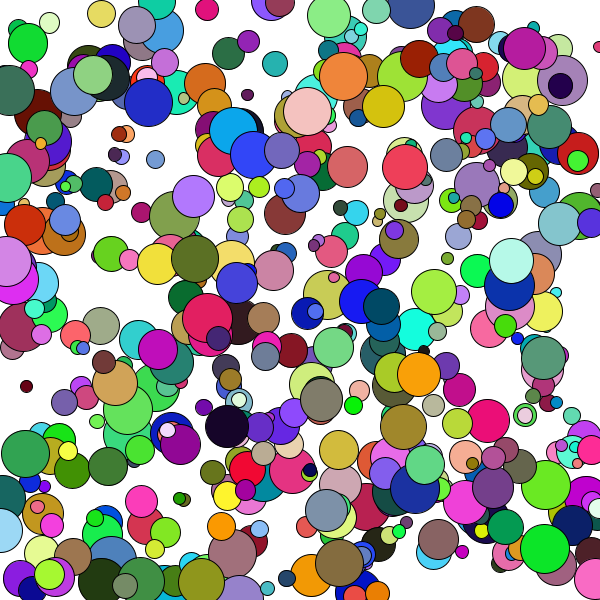
Frame 1 (no input)
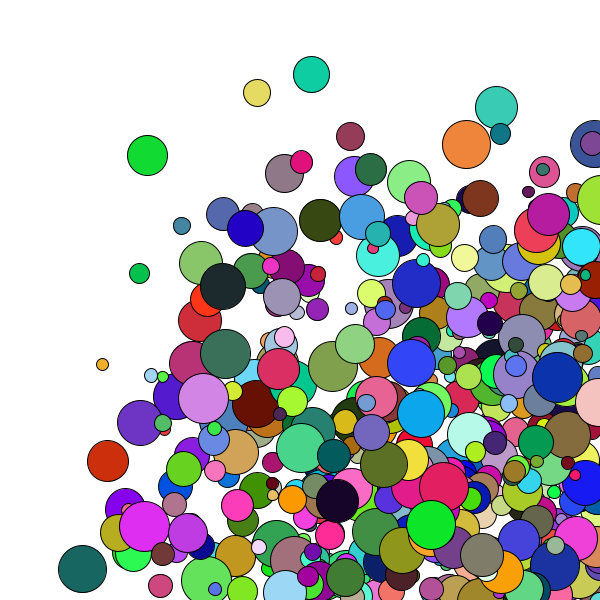
Frame 60 (the mouse pressed at the canvas centre just before this capture)
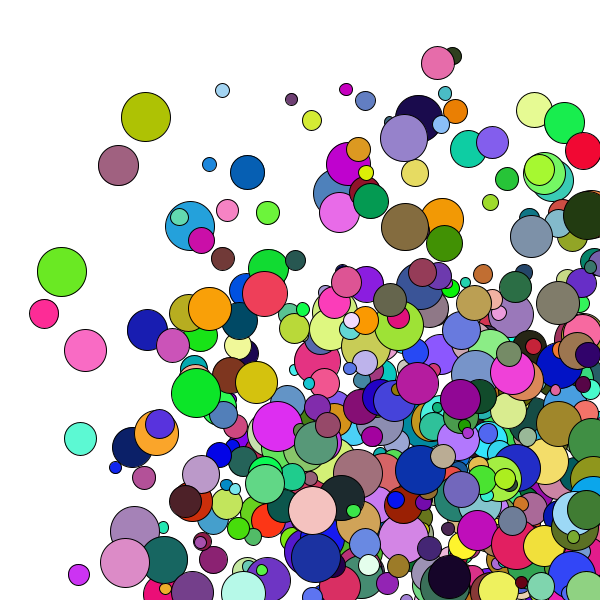
Frame 120 (the mouse held since frame 60 and released just before this capture)

The Processing sketch that drew these frames (run headless with seeded random() and noise(); from frame 60 on, the mouse is pressed at the canvas centre):

// Processing sketch: guardarImagenConClick
// ── guardarImagenConClick.pde
//Arreglos -> Espacio de memoria que nos permite almacenar varios objetos del mismo tipo
float posX = 10;
float posY = 50;
int cantidad = 500;
float[] posicionesX = new float[cantidad];
float[] dirX = new float[cantidad];
float[] dirY = new float[cantidad];
float[] posicionesY = new float[cantidad];
float[] tams = new float[cantidad];
color relleno = color(20, 100, 90);
color[] colores = new color[cantidad];
float direccion = 2;
void setup() {
  size(600, 600);
  for (int i =0; i< cantidad; i++) {
    posicionesY[i] = random(0, height);
    posicionesX[i] = random(0, width);
    tams[i] = random(10, 50);
    colores[i] = color(random(0, 255), random(0, 255), random(0, 255));
    dirX[i] = random(1, 5);
    dirY[i] = random(1, 5);
  }
  //Método random()
  //Nos devuelve un número aleatorio
  float valor = random(1, 10);
  //println(valor);
}

void draw() {

  background(255);

  for (int i=0; i< cantidad; i++) {
    fill(colores[i]);
    ellipse(posicionesX[i], posicionesY[i], tams[i], tams[i]);
    posicionesX[i] += dirX[i];
    posicionesY[i] += dirY[i];
    if (posicionesX[i]> width ) {
      dirX[i] *= -1;
    }
    if (posicionesX[i]<0) {
      dirX[i] *=-1;
    }
    if (posicionesY[i]>height) {
      dirY[i] *=-1;
    }
    if (posicionesY[i]<0) {
      dirY[i] *=-1;
    }
  }
}
